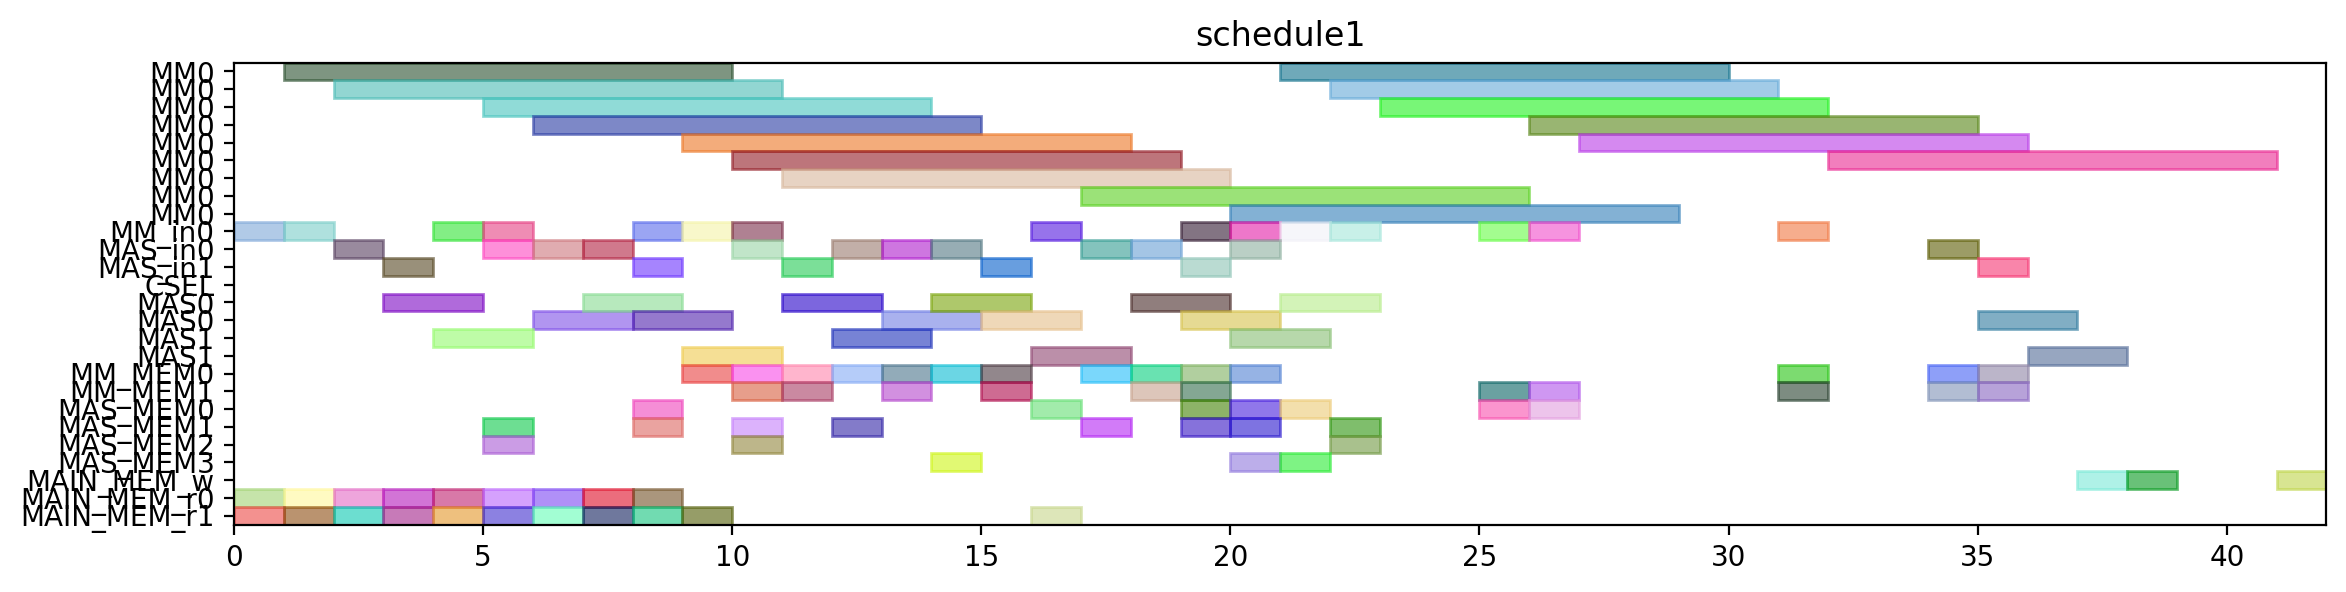

The Python source for this figure:
from pyschedule import Scenario, solvers, plotters, alt


def solve():
	horizon = 152
	S = Scenario("schedule1", horizon=horizon)

	# resource
	MM = S.Resources('MM', num=1, size=9)
	MM_in = S.Resources('MM_in', num=1)
	MAS_in = S.Resources('MAS_in', num=2)
	CSEL = S.Resource('CSEL')
	MAS = S.Resources('MAS', num=2, size=2, periods=range(1, horizon))
	MM_MEM = S.Resources('MM_MEM', num=2)
	MAS_MEM = S.Resources('MAS_MEM', num=4)
	MAIN_MEM_w = S.Resource('MAIN_MEM_w', size=1)
	MAIN_MEM_r = S.Resources('MAIN_MEM_r', num=2)

	# result of previous scheduling
	t2_in = S.Task('t2_in', length=1, delay_cost=1)
	S += t2_in >= 0
	t2_in += MM_in[0]

	t2_mem0 = S.Task('t2_mem0', length=1, delay_cost=1)
	S += t2_mem0 >= 0
	t2_mem0 += MAIN_MEM_r[0]

	t2_mem1 = S.Task('t2_mem1', length=1, delay_cost=1)
	S += t2_mem1 >= 0
	t2_mem1 += MAIN_MEM_r[1]

	t0_in = S.Task('t0_in', length=1, delay_cost=1)
	S += t0_in >= 1
	t0_in += MM_in[0]

	t0_mem0 = S.Task('t0_mem0', length=1, delay_cost=1)
	S += t0_mem0 >= 1
	t0_mem0 += MAIN_MEM_r[0]

	t0_mem1 = S.Task('t0_mem1', length=1, delay_cost=1)
	S += t0_mem1 >= 1
	t0_mem1 += MAIN_MEM_r[1]

	t2 = S.Task('t2', length=9, delay_cost=1)
	S += t2 >= 1
	t2 += MM[0]

	t0 = S.Task('t0', length=9, delay_cost=1)
	S += t0 >= 2
	t0 += MM[0]

	t14_in = S.Task('t14_in', length=1, delay_cost=1)
	S += t14_in >= 2
	t14_in += MAS_in[0]

	t14_mem0 = S.Task('t14_mem0', length=1, delay_cost=1)
	S += t14_mem0 >= 2
	t14_mem0 += MAIN_MEM_r[0]

	t14_mem1 = S.Task('t14_mem1', length=1, delay_cost=1)
	S += t14_mem1 >= 2
	t14_mem1 += MAIN_MEM_r[1]

	t13_in = S.Task('t13_in', length=1, delay_cost=1)
	S += t13_in >= 3
	t13_in += MAS_in[1]

	t13_mem0 = S.Task('t13_mem0', length=1, delay_cost=1)
	S += t13_mem0 >= 3
	t13_mem0 += MAIN_MEM_r[0]

	t13_mem1 = S.Task('t13_mem1', length=1, delay_cost=1)
	S += t13_mem1 >= 3
	t13_mem1 += MAIN_MEM_r[1]

	t14 = S.Task('t14', length=2, delay_cost=1)
	S += t14 >= 3
	t14 += MAS[0]

	t13 = S.Task('t13', length=2, delay_cost=1)
	S += t13 >= 4
	t13 += MAS[1]

	t1_in = S.Task('t1_in', length=1, delay_cost=1)
	S += t1_in >= 4
	t1_in += MM_in[0]

	t1_mem0 = S.Task('t1_mem0', length=1, delay_cost=1)
	S += t1_mem0 >= 4
	t1_mem0 += MAIN_MEM_r[0]

	t1_mem1 = S.Task('t1_mem1', length=1, delay_cost=1)
	S += t1_mem1 >= 4
	t1_mem1 += MAIN_MEM_r[1]

	t1 = S.Task('t1', length=9, delay_cost=1)
	S += t1 >= 5
	t1 += MM[0]

	t15_in = S.Task('t15_in', length=1, delay_cost=1)
	S += t15_in >= 5
	t15_in += MM_in[0]

	t15_mem0 = S.Task('t15_mem0', length=1, delay_cost=1)
	S += t15_mem0 >= 5
	t15_mem0 += MAS_MEM[2]

	t15_mem1 = S.Task('t15_mem1', length=1, delay_cost=1)
	S += t15_mem1 >= 5
	t15_mem1 += MAS_MEM[1]

	t3_in = S.Task('t3_in', length=1, delay_cost=1)
	S += t3_in >= 5
	t3_in += MAS_in[0]

	t3_mem0 = S.Task('t3_mem0', length=1, delay_cost=1)
	S += t3_mem0 >= 5
	t3_mem0 += MAIN_MEM_r[0]

	t3_mem1 = S.Task('t3_mem1', length=1, delay_cost=1)
	S += t3_mem1 >= 5
	t3_mem1 += MAIN_MEM_r[1]

	t15 = S.Task('t15', length=9, delay_cost=1)
	S += t15 >= 6
	t15 += MM[0]

	t3 = S.Task('t3', length=2, delay_cost=1)
	S += t3 >= 6
	t3 += MAS[0]

	t4_in = S.Task('t4_in', length=1, delay_cost=1)
	S += t4_in >= 6
	t4_in += MAS_in[0]

	t4_mem0 = S.Task('t4_mem0', length=1, delay_cost=1)
	S += t4_mem0 >= 6
	t4_mem0 += MAIN_MEM_r[0]

	t4_mem1 = S.Task('t4_mem1', length=1, delay_cost=1)
	S += t4_mem1 >= 6
	t4_mem1 += MAIN_MEM_r[1]

	t4 = S.Task('t4', length=2, delay_cost=1)
	S += t4 >= 7
	t4 += MAS[0]

	t9_in = S.Task('t9_in', length=1, delay_cost=1)
	S += t9_in >= 7
	t9_in += MAS_in[0]

	t9_mem0 = S.Task('t9_mem0', length=1, delay_cost=1)
	S += t9_mem0 >= 7
	t9_mem0 += MAIN_MEM_r[0]

	t9_mem1 = S.Task('t9_mem1', length=1, delay_cost=1)
	S += t9_mem1 >= 7
	t9_mem1 += MAIN_MEM_r[1]

	t5_in = S.Task('t5_in', length=1, delay_cost=1)
	S += t5_in >= 8
	t5_in += MM_in[0]

	t5_mem0 = S.Task('t5_mem0', length=1, delay_cost=1)
	S += t5_mem0 >= 8
	t5_mem0 += MAS_MEM[0]

	t5_mem1 = S.Task('t5_mem1', length=1, delay_cost=1)
	S += t5_mem1 >= 8
	t5_mem1 += MAS_MEM[1]

	t8_in = S.Task('t8_in', length=1, delay_cost=1)
	S += t8_in >= 8
	t8_in += MAS_in[1]

	t8_mem0 = S.Task('t8_mem0', length=1, delay_cost=1)
	S += t8_mem0 >= 8
	t8_mem0 += MAIN_MEM_r[0]

	t8_mem1 = S.Task('t8_mem1', length=1, delay_cost=1)
	S += t8_mem1 >= 8
	t8_mem1 += MAIN_MEM_r[1]

	t9 = S.Task('t9', length=2, delay_cost=1)
	S += t9 >= 8
	t9 += MAS[0]

	t20_in = S.Task('t20_in', length=1, delay_cost=1)
	S += t20_in >= 9
	t20_in += MM_in[0]

	t20_mem0 = S.Task('t20_mem0', length=1, delay_cost=1)
	S += t20_mem0 >= 9
	t20_mem0 += MM_MEM[0]

	t20_mem1 = S.Task('t20_mem1', length=1, delay_cost=1)
	S += t20_mem1 >= 9
	t20_mem1 += MAIN_MEM_r[1]

	t5 = S.Task('t5', length=9, delay_cost=1)
	S += t5 >= 9
	t5 += MM[0]

	t8 = S.Task('t8', length=2, delay_cost=1)
	S += t8 >= 9
	t8 += MAS[1]

	t10_in = S.Task('t10_in', length=1, delay_cost=1)
	S += t10_in >= 10
	t10_in += MM_in[0]

	t10_mem0 = S.Task('t10_mem0', length=1, delay_cost=1)
	S += t10_mem0 >= 10
	t10_mem0 += MAS_MEM[2]

	t10_mem1 = S.Task('t10_mem1', length=1, delay_cost=1)
	S += t10_mem1 >= 10
	t10_mem1 += MAS_MEM[1]

	t18_in = S.Task('t18_in', length=1, delay_cost=1)
	S += t18_in >= 10
	t18_in += MAS_in[0]

	t18_mem0 = S.Task('t18_mem0', length=1, delay_cost=1)
	S += t18_mem0 >= 10
	t18_mem0 += MM_MEM[0]

	t18_mem1 = S.Task('t18_mem1', length=1, delay_cost=1)
	S += t18_mem1 >= 10
	t18_mem1 += MM_MEM[1]

	t20 = S.Task('t20', length=9, delay_cost=1)
	S += t20 >= 10
	t20 += MM[0]

	t10 = S.Task('t10', length=9, delay_cost=1)
	S += t10 >= 11
	t10 += MM[0]

	t16_in = S.Task('t16_in', length=1, delay_cost=1)
	S += t16_in >= 11
	t16_in += MAS_in[1]

	t16_mem0 = S.Task('t16_mem0', length=1, delay_cost=1)
	S += t16_mem0 >= 11
	t16_mem0 += MM_MEM[0]

	t16_mem1 = S.Task('t16_mem1', length=1, delay_cost=1)
	S += t16_mem1 >= 11
	t16_mem1 += MM_MEM[1]

	t18 = S.Task('t18', length=2, delay_cost=1)
	S += t18 >= 11
	t18 += MAS[0]

	t16 = S.Task('t16', length=2, delay_cost=1)
	S += t16 >= 12
	t16 += MAS[1]

	t19_in = S.Task('t19_in', length=1, delay_cost=1)
	S += t19_in >= 12
	t19_in += MAS_in[0]

	t19_mem0 = S.Task('t19_mem0', length=1, delay_cost=1)
	S += t19_mem0 >= 12
	t19_mem0 += MM_MEM[0]

	t19_mem1 = S.Task('t19_mem1', length=1, delay_cost=1)
	S += t19_mem1 >= 12
	t19_mem1 += MAS_MEM[1]

	t19 = S.Task('t19', length=2, delay_cost=1)
	S += t19 >= 13
	t19 += MAS[0]

	t6_in = S.Task('t6_in', length=1, delay_cost=1)
	S += t6_in >= 13
	t6_in += MAS_in[0]

	t6_mem0 = S.Task('t6_mem0', length=1, delay_cost=1)
	S += t6_mem0 >= 13
	t6_mem0 += MM_MEM[0]

	t6_mem1 = S.Task('t6_mem1', length=1, delay_cost=1)
	S += t6_mem1 >= 13
	t6_mem1 += MM_MEM[1]

	t17_in = S.Task('t17_in', length=1, delay_cost=1)
	S += t17_in >= 14
	t17_in += MAS_in[0]

	t17_mem0 = S.Task('t17_mem0', length=1, delay_cost=1)
	S += t17_mem0 >= 14
	t17_mem0 += MM_MEM[0]

	t17_mem1 = S.Task('t17_mem1', length=1, delay_cost=1)
	S += t17_mem1 >= 14
	t17_mem1 += MAS_MEM[3]

	t6 = S.Task('t6', length=2, delay_cost=1)
	S += t6 >= 14
	t6 += MAS[0]

	t11_in = S.Task('t11_in', length=1, delay_cost=1)
	S += t11_in >= 15
	t11_in += MAS_in[1]

	t11_mem0 = S.Task('t11_mem0', length=1, delay_cost=1)
	S += t11_mem0 >= 15
	t11_mem0 += MM_MEM[0]

	t11_mem1 = S.Task('t11_mem1', length=1, delay_cost=1)
	S += t11_mem1 >= 15
	t11_mem1 += MM_MEM[1]

	t17 = S.Task('t17', length=2, delay_cost=1)
	S += t17 >= 15
	t17 += MAS[0]

	t11 = S.Task('t11', length=2, delay_cost=1)
	S += t11 >= 16
	t11 += MAS[1]

	t23_in = S.Task('t23_in', length=1, delay_cost=1)
	S += t23_in >= 16
	t23_in += MM_in[0]

	t23_mem0 = S.Task('t23_mem0', length=1, delay_cost=1)
	S += t23_mem0 >= 16
	t23_mem0 += MAS_MEM[0]

	t23_mem1 = S.Task('t23_mem1', length=1, delay_cost=1)
	S += t23_mem1 >= 16
	t23_mem1 += MAIN_MEM_r[1]

	t23 = S.Task('t23', length=9, delay_cost=1)
	S += t23 >= 17
	t23 += MM[0]

	t7_in = S.Task('t7_in', length=1, delay_cost=1)
	S += t7_in >= 17
	t7_in += MAS_in[0]

	t7_mem0 = S.Task('t7_mem0', length=1, delay_cost=1)
	S += t7_mem0 >= 17
	t7_mem0 += MM_MEM[0]

	t7_mem1 = S.Task('t7_mem1', length=1, delay_cost=1)
	S += t7_mem1 >= 17
	t7_mem1 += MAS_MEM[1]

	t22_in = S.Task('t22_in', length=1, delay_cost=1)
	S += t22_in >= 18
	t22_in += MAS_in[0]

	t22_mem0 = S.Task('t22_mem0', length=1, delay_cost=1)
	S += t22_mem0 >= 18
	t22_mem0 += MM_MEM[0]

	t22_mem1 = S.Task('t22_mem1', length=1, delay_cost=1)
	S += t22_mem1 >= 18
	t22_mem1 += MM_MEM[1]

	t7 = S.Task('t7', length=2, delay_cost=1)
	S += t7 >= 18
	t7 += MAS[0]

	t21_in = S.Task('t21_in', length=1, delay_cost=1)
	S += t21_in >= 19
	t21_in += MAS_in[1]

	t21_mem0 = S.Task('t21_mem0', length=1, delay_cost=1)
	S += t21_mem0 >= 19
	t21_mem0 += MM_MEM[0]

	t21_mem1 = S.Task('t21_mem1', length=1, delay_cost=1)
	S += t21_mem1 >= 19
	t21_mem1 += MM_MEM[1]

	t22 = S.Task('t22', length=2, delay_cost=1)
	S += t22 >= 19
	t22 += MAS[0]

	t28_in = S.Task('t28_in', length=1, delay_cost=1)
	S += t28_in >= 19
	t28_in += MM_in[0]

	t28_mem0 = S.Task('t28_mem0', length=1, delay_cost=1)
	S += t28_mem0 >= 19
	t28_mem0 += MAS_MEM[0]

	t28_mem1 = S.Task('t28_mem1', length=1, delay_cost=1)
	S += t28_mem1 >= 19
	t28_mem1 += MAS_MEM[1]

	t12_in = S.Task('t12_in', length=1, delay_cost=1)
	S += t12_in >= 20
	t12_in += MAS_in[0]

	t12_mem0 = S.Task('t12_mem0', length=1, delay_cost=1)
	S += t12_mem0 >= 20
	t12_mem0 += MM_MEM[0]

	t12_mem1 = S.Task('t12_mem1', length=1, delay_cost=1)
	S += t12_mem1 >= 20
	t12_mem1 += MAS_MEM[3]

	t21 = S.Task('t21', length=2, delay_cost=1)
	S += t21 >= 20
	t21 += MAS[1]

	t25_in = S.Task('t25_in', length=1, delay_cost=1)
	S += t25_in >= 20
	t25_in += MM_in[0]

	t25_mem0 = S.Task('t25_mem0', length=1, delay_cost=1)
	S += t25_mem0 >= 20
	t25_mem0 += MAS_MEM[0]

	t25_mem1 = S.Task('t25_mem1', length=1, delay_cost=1)
	S += t25_mem1 >= 20
	t25_mem1 += MAS_MEM[1]

	t28 = S.Task('t28', length=9, delay_cost=1)
	S += t28 >= 20
	t28 += MM[0]

	t12 = S.Task('t12', length=2, delay_cost=1)
	S += t12 >= 21
	t12 += MAS[0]

	t25 = S.Task('t25', length=9, delay_cost=1)
	S += t25 >= 21
	t25 += MM[0]

	t27_in = S.Task('t27_in', length=1, delay_cost=1)
	S += t27_in >= 21
	t27_in += MM_in[0]

	t27_mem0 = S.Task('t27_mem0', length=1, delay_cost=1)
	S += t27_mem0 >= 21
	t27_mem0 += MAS_MEM[0]

	t27_mem1 = S.Task('t27_mem1', length=1, delay_cost=1)
	S += t27_mem1 >= 21
	t27_mem1 += MAS_MEM[3]

	t27 = S.Task('t27', length=9, delay_cost=1)
	S += t27 >= 22
	t27 += MM[0]

	t29_in = S.Task('t29_in', length=1, delay_cost=1)
	S += t29_in >= 22
	t29_in += MM_in[0]

	t29_mem0 = S.Task('t29_mem0', length=1, delay_cost=1)
	S += t29_mem0 >= 22
	t29_mem0 += MAS_MEM[2]

	t29_mem1 = S.Task('t29_mem1', length=1, delay_cost=1)
	S += t29_mem1 >= 22
	t29_mem1 += MAS_MEM[1]

	t29 = S.Task('t29', length=9, delay_cost=1)
	S += t29 >= 23
	t29 += MM[0]


	# new tasks
	t24 = S.Task('t24', length=9, delay_cost=1)
	t24 += alt(MM)
	t24_in = S.Task('t24_in', length=1, delay_cost=1)
	t24_in += alt(MM_in)
	S += t24_in*MM_in[0]<=t24*MM[0]
	t24_mem0 = S.Task('t24_mem0', length=1, delay_cost=1)
	t24_mem0 += MAS_MEM[0]
	S += 22 < t24_mem0
	S += t24_mem0 <= t24

	t24_mem1 = S.Task('t24_mem1', length=1, delay_cost=1)
	t24_mem1 += MM_MEM[1]
	S += 25 < t24_mem1
	S += t24_mem1 <= t24

	t26 = S.Task('t26', length=9, delay_cost=1)
	t26 += alt(MM)
	t26_in = S.Task('t26_in', length=1, delay_cost=1)
	t26_in += alt(MM_in)
	S += t26_in*MM_in[0]<=t26*MM[0]
	t26_mem0 = S.Task('t26_mem0', length=1, delay_cost=1)
	t26_mem0 += MAS_MEM[0]
	S += 14 < t26_mem0
	S += t26_mem0 <= t26

	t26_mem1 = S.Task('t26_mem1', length=1, delay_cost=1)
	t26_mem1 += MM_MEM[1]
	S += 25 < t26_mem1
	S += t26_mem1 <= t26

	PZ_new = S.Task('PZ_new', length=9, delay_cost=1)
	PZ_new += alt(MM)
	PZ_new_in = S.Task('PZ_new_in', length=1, delay_cost=1)
	PZ_new_in += alt(MM_in)
	S += PZ_new_in*MM_in[0]<=PZ_new*MM[0]
	S += 0<PZ_new

	PZ_new_w = S.Task('PZ_new_w', length=1, delay_cost=1)
	PZ_new_w += alt(MAIN_MEM_w)
	S += PZ_new <= PZ_new_w

	PZ_new_mem0 = S.Task('PZ_new_mem0', length=1, delay_cost=1)
	PZ_new_mem0 += MM_MEM[0]
	S += 31 < PZ_new_mem0
	S += PZ_new_mem0 <= PZ_new

	PZ_new_mem1 = S.Task('PZ_new_mem1', length=1, delay_cost=1)
	PZ_new_mem1 += MM_MEM[1]
	S += 28 < PZ_new_mem1
	S += PZ_new_mem1 <= PZ_new

	PX_new = S.Task('PX_new', length=2, delay_cost=1)
	PX_new += alt(MAS)
	PX_new_in = S.Task('PX_new_in', length=1, delay_cost=1)
	PX_new_in += alt(MAS_in)
	S += PX_new_in*MAS_in[0]<=PX_new*MAS[0]

	S += PX_new_in*MAS_in[1]<=PX_new*MAS[1]

	S += 0<PX_new

	PX_new_w = S.Task('PX_new_w', length=1, delay_cost=1)
	PX_new_w += alt(MAIN_MEM_w)
	S += PX_new <= PX_new_w

	PX_new_mem0 = S.Task('PX_new_mem0', length=1, delay_cost=1)
	PX_new_mem0 += MM_MEM[0]
	S += 29 < PX_new_mem0
	S += PX_new_mem0 <= PX_new

	PX_new_mem1 = S.Task('PX_new_mem1', length=1, delay_cost=1)
	PX_new_mem1 += alt(MM_MEM)
	S += (t24*MM[0])-1 < PX_new_mem1*MM_MEM[1]
	S += PX_new_mem1 <= PX_new

	PY_new = S.Task('PY_new', length=2, delay_cost=1)
	PY_new += alt(MAS)
	PY_new_in = S.Task('PY_new_in', length=1, delay_cost=1)
	PY_new_in += alt(MAS_in)
	S += PY_new_in*MAS_in[0]<=PY_new*MAS[0]

	S += PY_new_in*MAS_in[1]<=PY_new*MAS[1]

	S += 0<PY_new

	PY_new_w = S.Task('PY_new_w', length=1, delay_cost=1)
	PY_new_w += alt(MAIN_MEM_w)
	S += PY_new <= PY_new_w

	PY_new_mem0 = S.Task('PY_new_mem0', length=1, delay_cost=1)
	PY_new_mem0 += MM_MEM[0]
	S += 30 < PY_new_mem0
	S += PY_new_mem0 <= PY_new

	PY_new_mem1 = S.Task('PY_new_mem1', length=1, delay_cost=1)
	PY_new_mem1 += alt(MM_MEM)
	S += (t26*MM[0])-1 < PY_new_mem1*MM_MEM[1]
	S += PY_new_mem1 <= PY_new

	solvers.mip.solve(S,msg=1,kind='CPLEX',ratio_gap=1.01)

	solution = [['hoge']*len(S.solution()[1]) for i in range(len(S.solution()))]
	for i in range(len(S.solution())):
		for j in range(len(S.solution()[i])):
			solution[i][j]=str(S.solution()[i][j])
	print(solution)

	cycles = int(solution[-1][3])

	pic_file_name = "/mnt/rose/usr1/fukuda/ABE/multiRAM_multiMAS_16mux/scheduling_result/stage9MM1_stage2MAS2/EP_ADD_A_0/schedule1.png"
	if(S.solution() != []):
		plotters.matplotlib.plot(S,img_filename=pic_file_name, show_task_labels=False, fig_size=(cycles*0.25+3, 3))

	return solution
